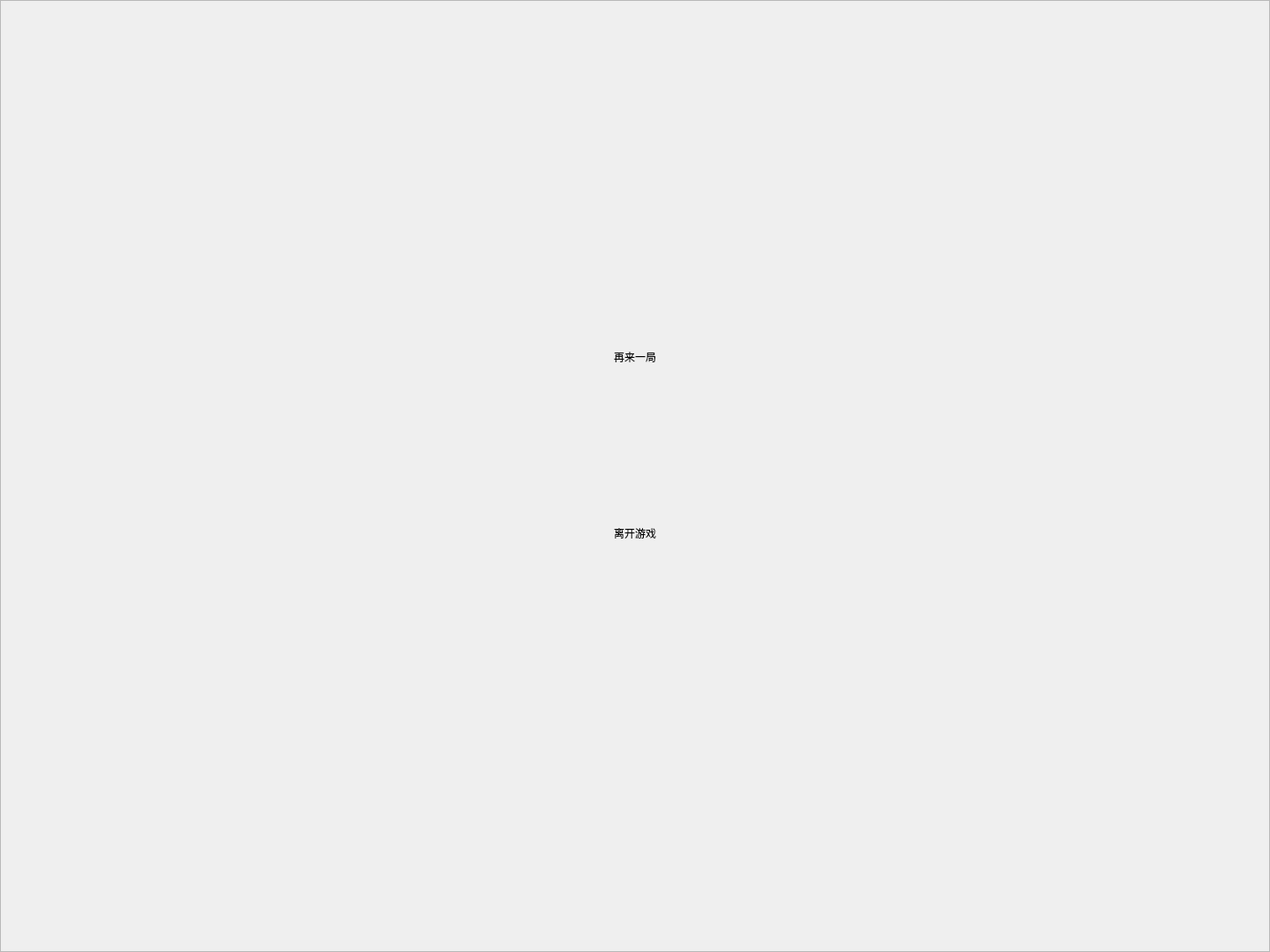
<?xml version="1.0" encoding="UTF-8"?>
<ui version="4.0">
 <class>WinDialog</class>
 <widget class="QDialog" name="WinDialog">
  <property name="geometry">
   <rect>
    <x>0</x>
    <y>0</y>
    <width>1440</width>
    <height>1080</height>
   </rect>
  </property>
  <property name="minimumSize">
   <size>
    <width>1440</width>
    <height>1080</height>
   </size>
  </property>
  <property name="maximumSize">
   <size>
    <width>1440</width>
    <height>1080</height>
   </size>
  </property>
  <property name="windowTitle">
   <string>Dialog</string>
  </property>
  <widget class="QFrame" name="frame">
   <property name="geometry">
    <rect>
     <x>0</x>
     <y>0</y>
     <width>1440</width>
     <height>1080</height>
    </rect>
   </property>
   <property name="minimumSize">
    <size>
     <width>1440</width>
     <height>1080</height>
    </size>
   </property>
   <property name="maximumSize">
    <size>
     <width>1440</width>
     <height>1080</height>
    </size>
   </property>
   <property name="styleSheet">
    <string notr="true">#frame{
border-image: url(:/new/prefix1/images/interface/middlescreen.jpg);
}</string>
   </property>
   <property name="frameShape">
    <enum>QFrame::StyledPanel</enum>
   </property>
   <property name="frameShadow">
    <enum>QFrame::Raised</enum>
   </property>
   <widget class="QPushButton" name="pushButton">
    <property name="geometry">
     <rect>
      <x>620</x>
      <y>360</y>
      <width>200</width>
      <height>90</height>
     </rect>
    </property>
    <property name="styleSheet">
     <string notr="true">font: 22pt &quot;华文中宋&quot;;</string>
    </property>
    <property name="text">
     <string>再来一局</string>
    </property>
    <property name="flat">
     <bool>true</bool>
    </property>
   </widget>
   <widget class="QPushButton" name="pushButton_2">
    <property name="geometry">
     <rect>
      <x>620</x>
      <y>560</y>
      <width>200</width>
      <height>90</height>
     </rect>
    </property>
    <property name="styleSheet">
     <string notr="true">font: 22pt &quot;华文中宋&quot;;</string>
    </property>
    <property name="text">
     <string>离开游戏</string>
    </property>
    <property name="flat">
     <bool>true</bool>
    </property>
   </widget>
   <widget class="QLabel" name="label">
    <property name="geometry">
     <rect>
      <x>620</x>
      <y>160</y>
      <width>200</width>
      <height>90</height>
     </rect>
    </property>
    <property name="styleSheet">
     <string notr="true">image: url(:/new/prefix1/images/interface/win.png);</string>
    </property>
    <property name="text">
     <string/>
    </property>
   </widget>
   <widget class="QLabel" name="label_2">
    <property name="geometry">
     <rect>
      <x>820</x>
      <y>160</y>
      <width>200</width>
      <height>90</height>
     </rect>
    </property>
    <property name="styleSheet">
     <string notr="true">image: url(:/new/prefix1/images/interface/win.png);</string>
    </property>
    <property name="text">
     <string/>
    </property>
   </widget>
   <widget class="QLabel" name="label_3">
    <property name="geometry">
     <rect>
      <x>420</x>
      <y>160</y>
      <width>200</width>
      <height>90</height>
     </rect>
    </property>
    <property name="styleSheet">
     <string notr="true">image: url(:/new/prefix1/images/interface/win.png);</string>
    </property>
    <property name="text">
     <string/>
    </property>
   </widget>
  </widget>
 </widget>
 <resources/>
 <connections/>
</ui>
